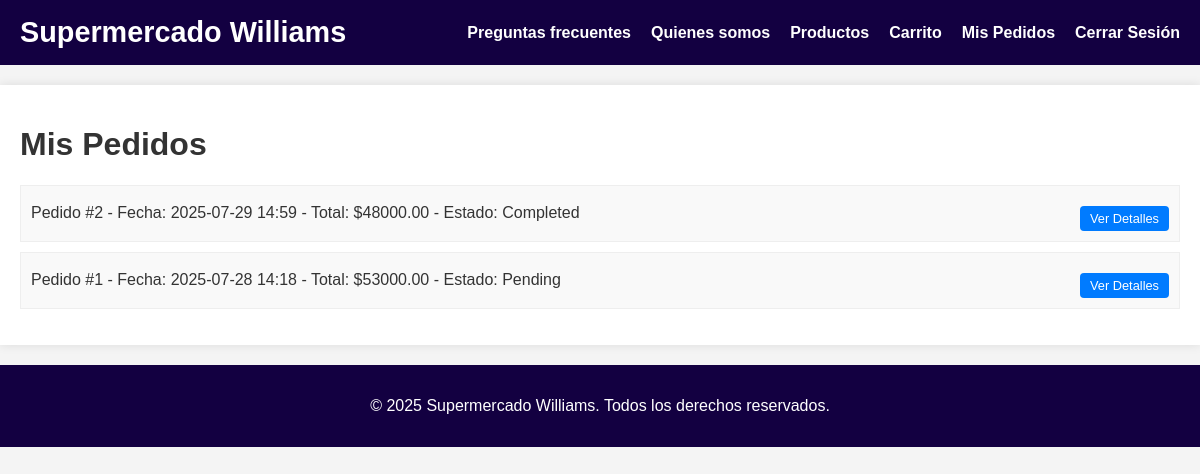
The page /orders (signed in) on the database as committed earlier.
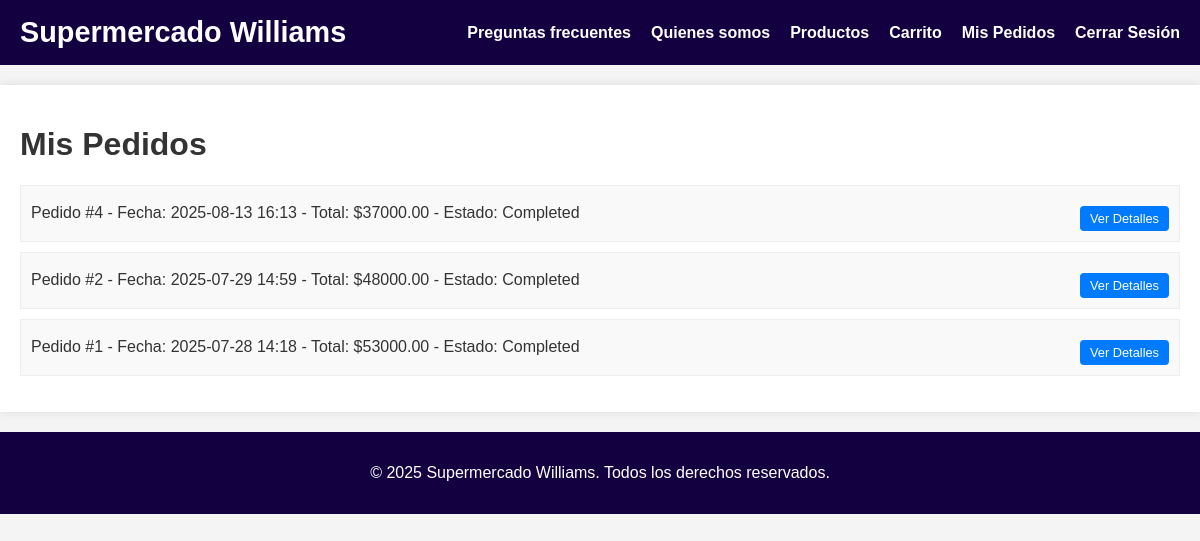
The same page on the database as committed later.
### models.py (models this page shows, shortened)
class Order(db.Model):
    id = db.Column(db.Integer, primary_key=True)
    user_id = db.Column(db.Integer, db.ForeignKey('user.id'), nullable=False)
    order_date = db.Column(db.DateTime, index=True, default=datetime.utcnow)
    total_amount = db.Column(db.Float, nullable=False)
    status = db.Column(db.String(64), default='Pending')  # e.g., Pending, Shipped, Delivered
    payment_method = db.Column(db.String(32), nullable=True)  # Nuevo campo
    user = db.relationship('User', backref='orders')
    items = db.relationship('OrderItem', backref='order')

### routes.py (the view)
@app.route('/orders')
@login_required
def orders():
    if current_user.is_admin:
        return redirect(url_for('admin_orders'))
    orders = Order.query.filter_by(user_id=current_user.id).order_by(Order.order_date.desc()).all()
    return render_template('orders.html', title='My Orders', orders=orders)

### models.py (called while the page is built)
    @property
    def is_authenticated(self):
        return True

### routes.py (called while the page is built)
@login_manager.user_loader
def load_user(user_id):
    return User.query.get(int(user_id))

### templates/orders.html
{% extends "base.html" %}
{% block content %}
    <h1>Mis Pedidos</h1>
    {% if orders %}
        <ul class="order-list">
            {% for order in orders %}
                <li>
                    Pedido #{{ order.id }} - Fecha: {{ order.order_date.strftime('%Y-%m-%d %H:%M') }} - Total: ${{ "%.2f"|format(order.total_amount) }} - Estado: {{ order.status }}
                    <a href="{{ url_for('order_detail', order_id=order.id) }}" class="button small">Ver Detalles</a>
                </li>
            {% endfor %}
        </ul>
    {% else %}
        <p>No has realizado ningún pedido aún.</p>
        <a href="{{ url_for('products') }}" class="button">Explorar Productos</a>
    {% endif %}
{% endblock %}

Rows that differ between the two databases and show on the page:
added Order: id "4", order_date "2025-08-13 16:13", total_amount "37000.00", status "Completed"
changed Order id 1: status "Pending" → "Completed"
